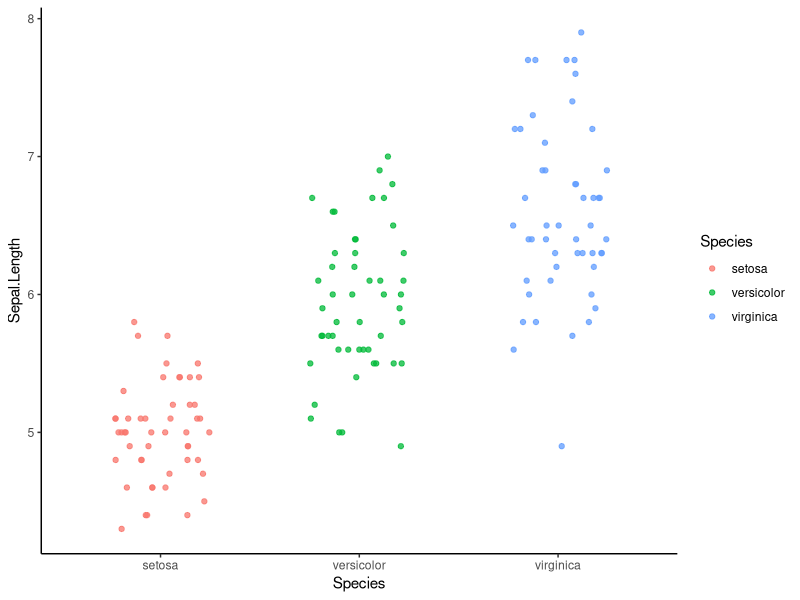

This figure's R source:
1:10 
sum(1:10)


print("To git or not to git")


library(tidyverse)
ggplot(iris) +
  geom_point(mapping = aes(x = Species, y = Sepal.Length, col = Species), 
             alpha = 0.75, position = position_jitter(height = 0, width = 0.25)) +
  theme_classic()
